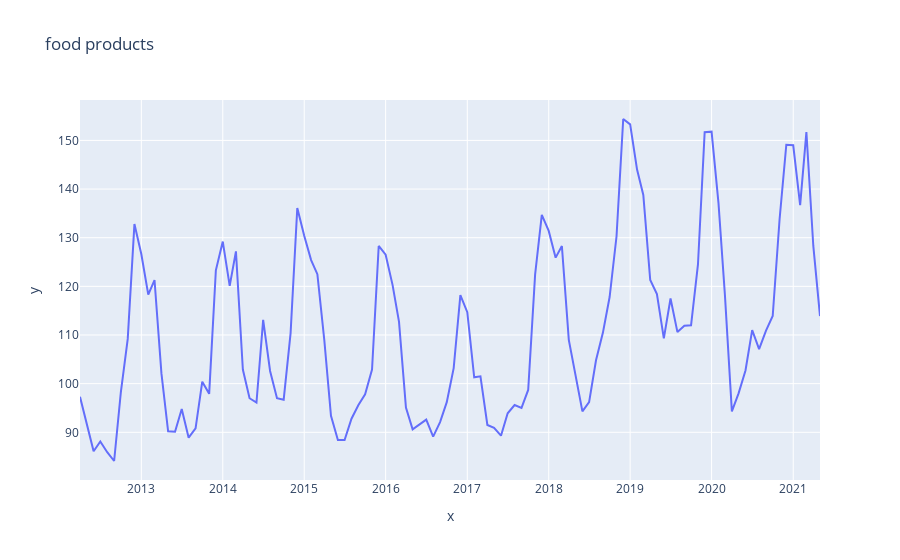
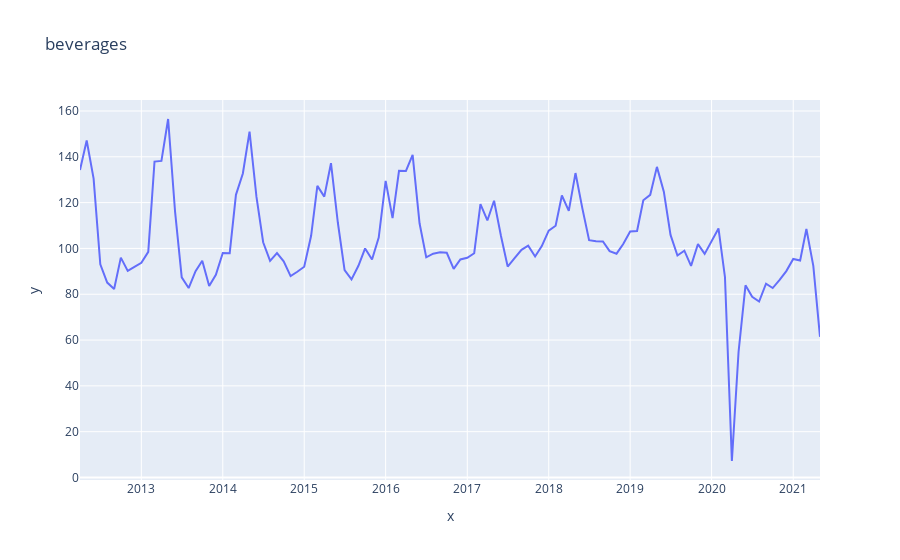
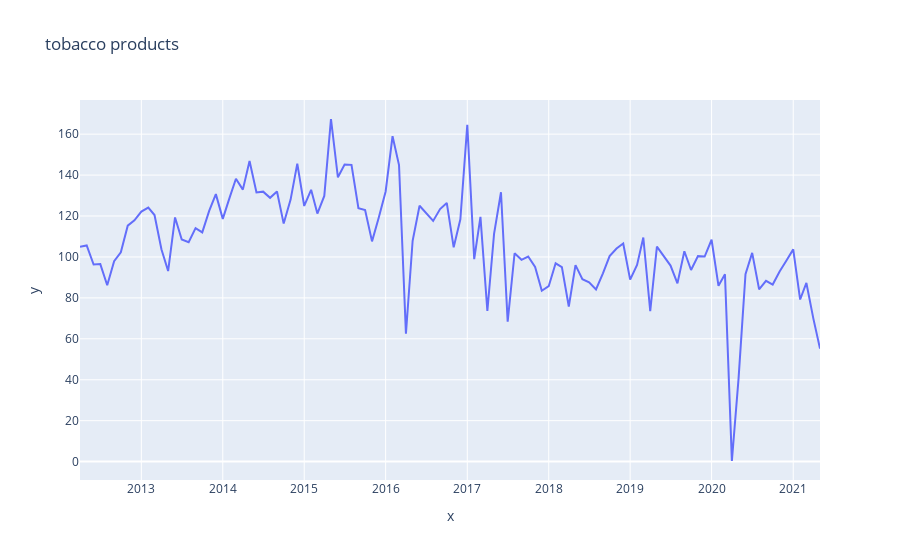
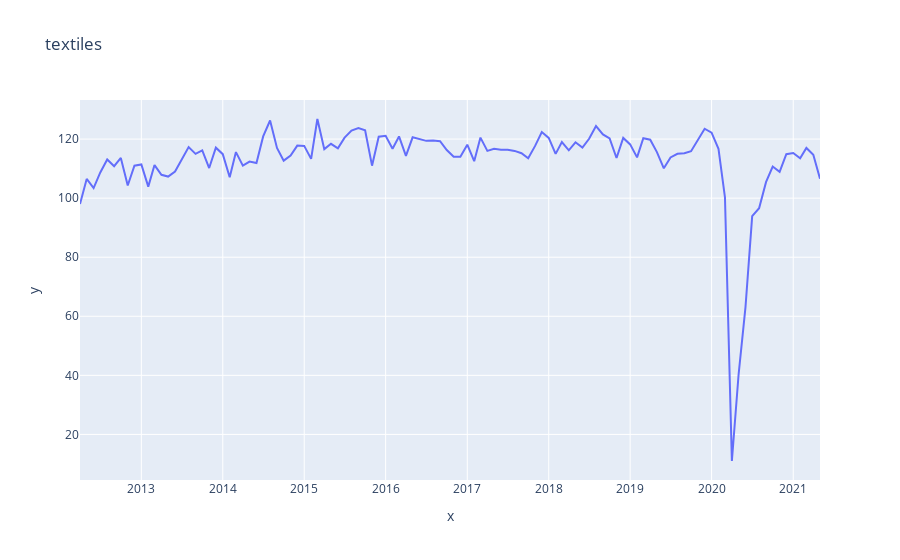

Notebook cell for these charts, in order:
### Code cell
for i in iip.columns:
    if i != 'Description':
        fig = px.line(x = iip.Description, y = iip[i],title=i)
        fig.show()
